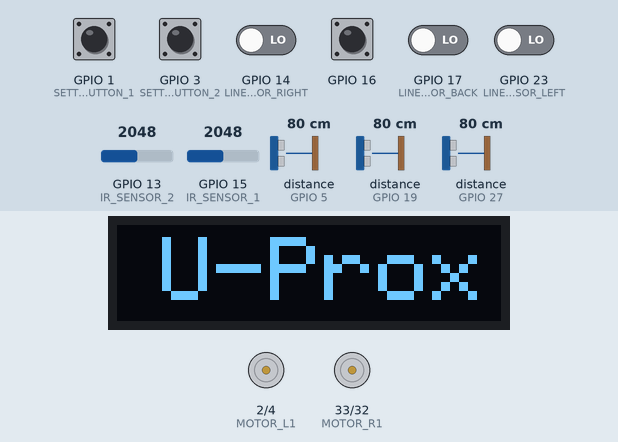
Simulated run of this sketch. Board: ESP32. On the bench: 128×32 one-colour display, motor-driver pin pairs drawn as motors (green arrow = first pin HIGH = forward, orange = second pin HIGH = backward, longer = more drive). The test bench sets the inputs (shaded band); at power-on: GPIO 1 (SETTINGS_BUTTON_1), GPIO 3 (SETTINGS_BUTTON_2), GPIO 16 HIGH, GPIO 14 (LINE_SENSOR_RIGHT), GPIO 17 (LINE_SENSOR_BACK), GPIO 23 (LINE_SENSOR_LEFT) LOW, distance to the obstacle (sensors on GPIO 5, GPIO 19, GPIO 27) 80 cm, GPIO 15 (IR_SENSOR_1) = 2048, GPIO 13 (IR_SENSOR_2) = 2048. The echo pulse lasts 58.3 µs per cm; what the sketch prints to the serial monitor is not drawn.

Above: at 2.2 s.
2.3 s: GPIO 16 pulled LOW for 0.15 s
At 3.1 s:
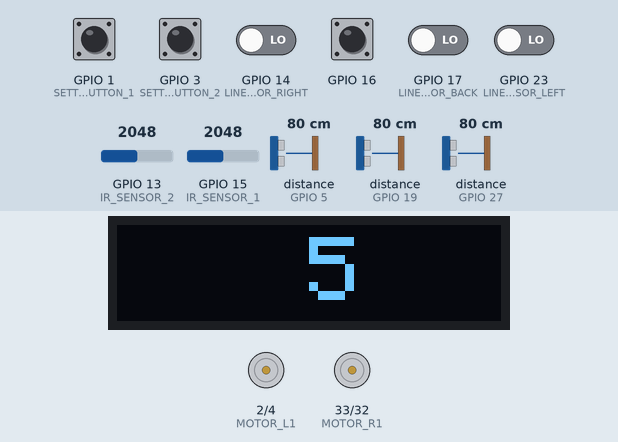
5.4 s: distance to the obstacle (sensor on GPIO 5) set to 72 cm
8.4 s: distance to the obstacle (sensor on GPIO 5) set to 64 cm
At 9.6 s:
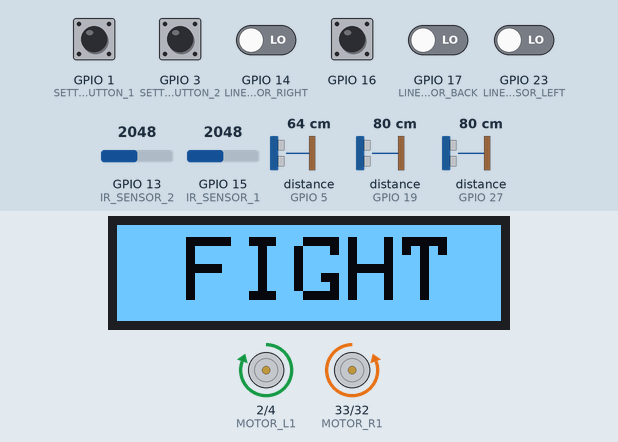
9.9 s: GPIO 23 (LINE_SENSOR_LEFT) driven HIGH
At 10.84 s:
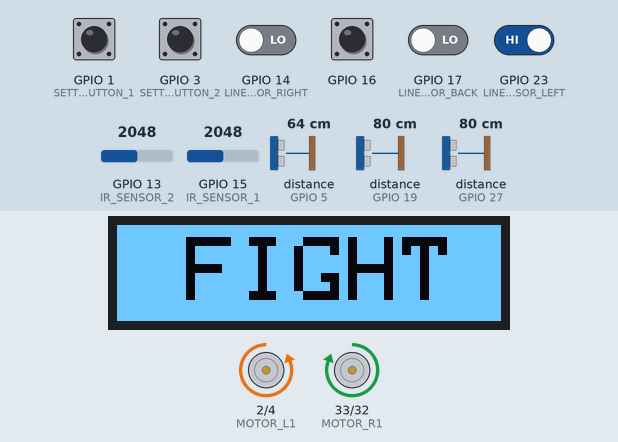
12.9 s: GPIO 23 (LINE_SENSOR_LEFT) driven LOW
At 13.8 s:
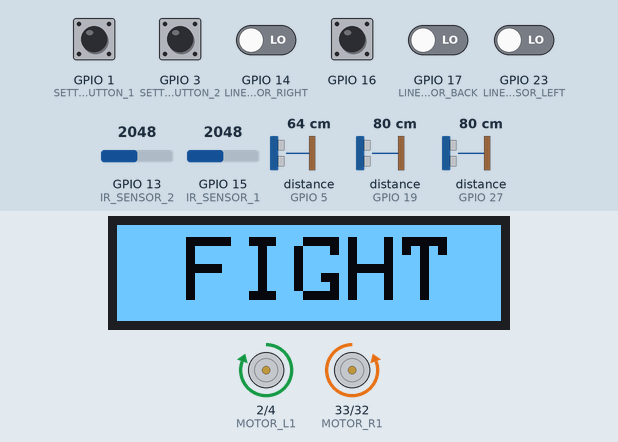
14.5 s: GPIO 15 (IR_SENSOR_1) set to 2866
At 14.8 s:
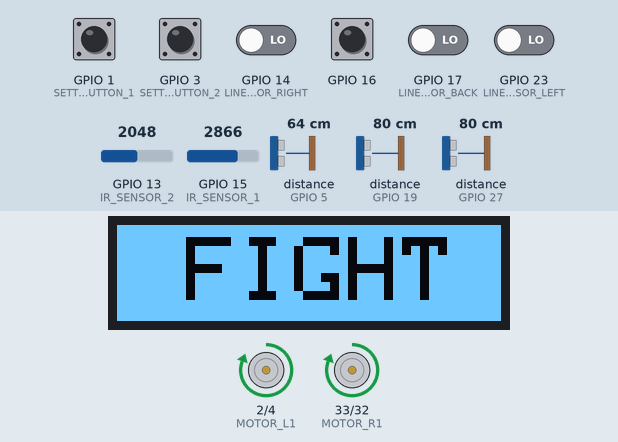
Timing chart, 0 to 17.5 s (numbered marks = the images above; inputs shaded):
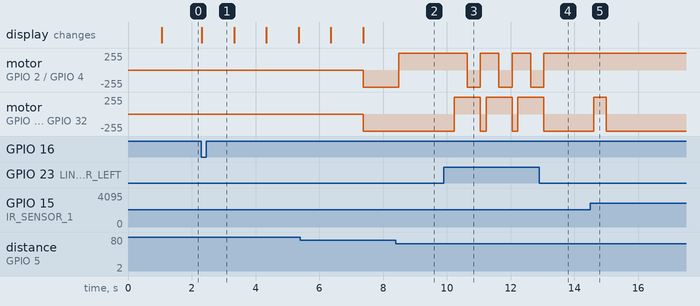

Measured:
- the behaviour switches between 69 and 68 cm on distance to the obstacle (sensor on GPIO 5) (found by bisection; images 1 and 2)
- after the input at 2.3 s, the display: changes at once (image 1)
- after the input at 8.4 s, motor on GPIO 2 (MOTOR_L1) / GPIO 4 (MOTOR_L2): backward 255/255 → forward 255/255 after 0.09 s
- after the input at 9.9 s, motor on GPIO 2 (MOTOR_L1) / GPIO 4 (MOTOR_L2): alternates forward 255/255 for 0.58 s and backward 255/255 for 0.42 s, starting after 0.74 s; motor on GPIO 33 (MOTOR_R1) / GPIO 32 (MOTOR_R2): alternates forward 255/255 for 0.82 s and backward 255/255 for 0.18 s, starting after 0.34 s
- after the input at 12.9 s, motor on GPIO 2 (MOTOR_L1) / GPIO 4 (MOTOR_L2): goes on until 13.0 s, then stays forward 255/255; motor on GPIO 33 (MOTOR_R1) / GPIO 32 (MOTOR_R2): goes on until 13.0 s, then stays backward 255/255
- after the input at 14.5 s, motor on GPIO 33 (MOTOR_R1) / GPIO 32 (MOTOR_R2): backward 255/255 → forward 255/255 after 0.11 s, → backward 255/255 0.40 s later

The sketch:

sketch_nov12a.ino
```cpp
#include <NewPing.h>
#include <SPI.h>
#include <Wire.h>
#include <Adafruit_GFX.h>
#include <Adafruit_SSD1306.h>
#include "button.h"

/*------- PIN SETTINGS -------*/
//  Motor
#define MOTOR_L1 2
#define MOTOR_L2 4

#define MOTOR_R1 33
#define MOTOR_R2 32

// Line sensor
#define LINE_SENSOR_LEFT  23
#define LINE_SENSOR_RIGHT 14
#define LINE_SENSOR_BACK  17

// Sonar sensor
#define FRONT_HC_TRIG 26
#define FRONT_HC_ECHO 27

#define LEFT_HC_TRIG 18
#define LEFT_HC_ECHO 19

#define RIGHT_HC_TRIG 25
#define RIGHT_HC_ECHO 5

NewPing sonarFront(FRONT_HC_TRIG, FRONT_HC_ECHO, 150);
NewPing sonarLeft(LEFT_HC_TRIG, LEFT_HC_ECHO, 150);
NewPing sonarRight(RIGHT_HC_TRIG, RIGHT_HC_ECHO, 150);

// IR Sensor
#define IR_SENSOR_1 15
#define IR_SENSOR_2 13
//#define IR_SENSOR_3 12

// Button
#define BUTTON 16
button btn(BUTTON);

// comment if you want to use serialport
#define SETTINGS_BUTTON_1 1
#define SETTINGS_BUTTON_2 3

// Display
#define SCREEN_WIDTH 128
#define SCREEN_HEIGHT 32

#define SCREEN_ADDRESS 0x3C
Adafruit_SSD1306 display(SCREEN_WIDTH, SCREEN_HEIGHT, &Wire);

//------------------------------------------------------------//
int tornTime = 200; // ms
int rotateTime = ((tornTime * 2)  - 60);
int startFightDelay = 400;
int straightDelay = 200;

int sonarDistance = 70; // max 100 sm
int IRDistanceFront = 70; // max 80 sm
int IRDistanceBack = 30; // max 80 sm
const unsigned long measurementInterval = 100;

enum Position
{
  NONE,
  STRAIGHT,
  BACK,
  LEFT,
  RIGHT,
  ROTATE
} roboSumo;

enum Mode
{
  FIGHT_NONE,
  FIGHT_STRAIGHT,
  FIGHT_BACK,
  FIGHT_LEFT,
  FIGHT_RIGHT,
} roboMode;

void setup()
{
  Serial.begin(115200);

  display.begin(SSD1306_SWITCHCAPVCC, SCREEN_ADDRESS);

  pinMode(MOTOR_L1, OUTPUT);
  pinMode(MOTOR_L2, OUTPUT);
  pinMode(MOTOR_R1, OUTPUT);
  pinMode(MOTOR_R2, OUTPUT);

  pinMode(LINE_SENSOR_LEFT, INPUT);
  pinMode(LINE_SENSOR_RIGHT, INPUT);
  pinMode(LINE_SENSOR_BACK, INPUT);

  pinMode(IR_SENSOR_1, INPUT);
  pinMode(IR_SENSOR_2, INPUT);

  // OFF TX/RX
  pinMode(SETTINGS_BUTTON_1, INPUT_PULLUP);
  pinMode(SETTINGS_BUTTON_2, INPUT_PULLUP);

  roboMode = buttonSettings();
  displayMode(roboMode);

  displayLogo();
}

void loop()
{
  static bool initialSetupDone = false;

  // Check if the button is clicked
  if (btn.click() && !initialSetupDone)
  {
    displayCount(5); // 5 sec to fight
    startFight(roboMode); // get fight mode type
    initialSetupDone = true;
  }

  if (initialSetupDone)
  {
    Drive(); // main
    //Drive2();
  }
}

/*------- MOTIONS -------*/
// robot straight
void posStraight()
{
  Serial.println("Straight");

  digitalWrite(MOTOR_L1, LOW);
  digitalWrite(MOTOR_L2, HIGH);

  digitalWrite(MOTOR_R1, LOW);
  digitalWrite(MOTOR_R2, HIGH);
}

// robot back
void posBack()
{
  Serial.println("Back");

  digitalWrite(MOTOR_L1, HIGH);
  digitalWrite(MOTOR_L2, LOW);

  digitalWrite(MOTOR_R1, HIGH);
  digitalWrite(MOTOR_R2, LOW);

  delay(400);
}

// robot left
void posLeft()
{
  Serial.println("Left");

  digitalWrite(MOTOR_L1, LOW);
  digitalWrite(MOTOR_L2, HIGH);

  digitalWrite(MOTOR_R1, HIGH);
  digitalWrite(MOTOR_R2, LOW);

  delay(tornTime);
}

// robot right
void posRight()
{
  Serial.println("Right");

  digitalWrite(MOTOR_L1, HIGH);
  digitalWrite(MOTOR_L2, LOW);

  digitalWrite(MOTOR_R1, LOW);
  digitalWrite(MOTOR_R2, HIGH);

  delay(tornTime - 20);
}

// robot rotate
void posRotate()
{
  Serial.println("Rotate");

  digitalWrite(MOTOR_L1, HIGH);
  digitalWrite(MOTOR_L2, LOW);

  digitalWrite(MOTOR_R1, LOW);
  digitalWrite(MOTOR_R2, HIGH);

  delay(rotateTime);
}

// robot stop
void posStop()
{
  Serial.println("Stop");

  digitalWrite(MOTOR_L1, LOW);
  digitalWrite(MOTOR_L2, LOW);

  digitalWrite(MOTOR_R1, LOW);
  digitalWrite(MOTOR_R2, LOW);
}

// Recognizing the black line
Position lineSensor()
{
  if (digitalRead(LINE_SENSOR_LEFT) == HIGH)
     return LEFT;

  if (digitalRead(LINE_SENSOR_RIGHT) == HIGH)
    return RIGHT;

  if (digitalRead(LINE_SENSOR_BACK) == HIGH)
    return BACK;

  if (digitalRead(LINE_SENSOR_LEFT) == HIGH && digitalRead(LINE_SENSOR_RIGHT) == HIGH)
     return ROTATE;

  return NONE;
}

Position sonar()
{
  unsigned long currentTime = millis();
  static unsigned long lastMeasurementTime;

  if (currentTime - lastMeasurementTime >= measurementInterval)
  {
    lastMeasurementTime = currentTime;

    unsigned long frontDistance = sonarFront.ping_cm();
    unsigned long leftDistance = sonarLeft.ping_cm();
    unsigned long rightDistance = sonarRight.ping_cm();


    if (frontDistance != 0 && frontDistance < sonarDistance)
      return STRAIGHT;

    if (leftDistance != 0 && leftDistance < sonarDistance)
      return LEFT;

    if (rightDistance != 0 && rightDistance < sonarDistance)
      return RIGHT;

  }

  return NONE;
}

Position IRSensor() {
  unsigned long currentTime = millis();
  static unsigned long lastMeasurementTime;
  static int lastIr1Distance = -1;
  static int lastIr2Distance = -1;

  if (currentTime - lastMeasurementTime >= measurementInterval) {
    lastMeasurementTime = currentTime;

    int ir1_distance_cm = 29.988 * pow(analogRead(IR_SENSOR_1) * (3.3 / 4096), -1.173);
    int ir2_distance_cm = 29.988 * pow(analogRead(IR_SENSOR_2) * (3.3 / 4096), -1.173);

    if (ir1_distance_cm <= IRDistanceFront) {
      if (ir1_distance_cm == lastIr1Distance) {
        lastIr1Distance = ir1_distance_cm;
        lastIr2Distance = ir2_distance_cm;
        return STRAIGHT;
      }
    }

    if (ir2_distance_cm <= IRDistanceBack) {
      if (ir2_distance_cm == lastIr2Distance) {
        lastIr2Distance = ir2_distance_cm;
        lastIr1Distance = ir1_distance_cm;
        return BACK;
      }
    }

    lastIr1Distance = ir1_distance_cm;
    lastIr2Distance = ir2_distance_cm;
  }

  return NONE;
}

// main robot position
void Drive()
{
  Position Line = lineSensor();
  Position IR = IRSensor();
  Position Sonar = sonar();

  // front
  if (Line == NONE || (IR == STRAIGHT || Sonar == STRAIGHT))
  {
    posStraight();
  }

  // back
  if (Line == NONE && IR == BACK)
  {
    posBack();
    posRotate();
  }

  // sonar
  if (Sonar == LEFT)
  {
    posLeft();
  }

  if (Sonar == RIGHT)
  {
    posRight();
  }

  // line
  switch (Line)
  {
    case LEFT:
      posBack();
      posLeft();
      delay(tornTime);
      break;

    case RIGHT:
      posBack();
      posRotate();
      break;

    case BACK:
      posStraight();
      break;

    case ROTATE:
      posBack();
      posRotate();
      break;
  }
}

// test
void Drive2()
{
  Position IR = IRSensor();
  Position Sonar = sonar();

  // front
  if (IR == STRAIGHT || Sonar == STRAIGHT)
  {
    posStraight();
    delay(100);
  }
  else if (IR == NONE || Sonar == NONE)
  {
    posStop();
  }

  // back
  if (IR == BACK)
  {
    posRotate();
  }

  // sonar
  if (Sonar == LEFT)
  {
    posLeft();
  }

  if (Sonar == RIGHT)
  {
    posRight();
  }
}

//------------ Button Settings --------//
Mode buttonSettings()
{

  if (digitalRead(SETTINGS_BUTTON_1) == HIGH && digitalRead(SETTINGS_BUTTON_2) == HIGH)
    return FIGHT_STRAIGHT;

  if (digitalRead(SETTINGS_BUTTON_1) == LOW && digitalRead(SETTINGS_BUTTON_2) == HIGH)
    return FIGHT_LEFT;

  if (digitalRead(SETTINGS_BUTTON_1) == HIGH && digitalRead(SETTINGS_BUTTON_2) == LOW)
    return FIGHT_RIGHT;

  if (digitalRead(SETTINGS_BUTTON_1) == LOW && digitalRead(SETTINGS_BUTTON_2) == LOW)
    return FIGHT_BACK;

  return FIGHT_NONE;
}

void startFight(Mode &robo)
{
  switch(robo)
  {
    case FIGHT_STRAIGHT:
      posStraight();
      break;

    case FIGHT_LEFT:
      posLeft();
      //posStraight();
      break;

    case FIGHT_RIGHT:
      posRight();
      //posStraight();
      break;

    case FIGHT_BACK:
      posRotate();
      //posStraight();
      break;
  }
}

//------------- Display -------------//
void displayLogo(void)
{
  display.clearDisplay();

  int centerY = (display.height() - 3 * 8) / 2;

  display.setTextSize(3);
  display.setTextColor(SSD1306_WHITE);
  display.setCursor(15, centerY);
  display.print("U-Prox");

  display.display();
}

void displayFight(void)
{
  display.clearDisplay();
  display.invertDisplay(true);

  int centerY = (display.height() - 3 * 8) / 2;

  display.setTextSize(3);
  display.setTextColor(SSD1306_WHITE);
  display.setCursor(23, centerY);
  display.print("FIGHT");

  display.display();
}

void displayCount(int count)
{
  for (int i = count; i > 0; i--)
  {
    display.clearDisplay();
    display.invertDisplay(false);

    int centerX = (display.width() / 2);
    int centerY = (display.height() - 3 * 8) / 2;

    display.setTextSize(3);
    display.setTextColor(SSD1306_WHITE);
    display.setCursor(centerX, centerY);
    display.print(i);

    display.display();
    delay(1000);
  }

  displayFight();
}

void displayMode(Mode &robo)
{
  display.clearDisplay();
  display.invertDisplay(false);

  int centerY = (display.height() - 3 * 8) / 2;

  display.setTextSize(2);
  display.setTextColor(SSD1306_WHITE);
  display.setCursor(0, centerY);
  display.print("MODE ");

  switch(robo)
  {
    case FIGHT_STRAIGHT:
      display.print("FRONT");
      break;

    case FIGHT_LEFT:
      display.print("LEFT");
      break;

    case FIGHT_RIGHT:
      display.print("RIGHT");
      break;

    case FIGHT_BACK:
      display.print("BACK");
      break;

    case FIGHT_NONE:
      display.print("NONE");
      break;
  }

  display.display();
  delay(1000);
}
```

button.h
```cpp
class button {
  public:
    button (byte pin) {
      _pin = pin;
      pinMode(_pin, INPUT_PULLUP);
    }
    bool click() {
      bool btnState = digitalRead(_pin);
      if (!btnState && !_flag && millis() - _tmr >= 100) {
        _flag = true;
        _tmr = millis();
        return true;
      }
      if (!btnState && _flag && millis() - _tmr >= 500) {
        _tmr = millis ();
        return true;
      }
      if (btnState && _flag) {
        _flag = false;
        _tmr = millis();
      }
      return false;
    }
  private:
    byte _pin;
    uint32_t _tmr;
    bool _flag;
};
```
